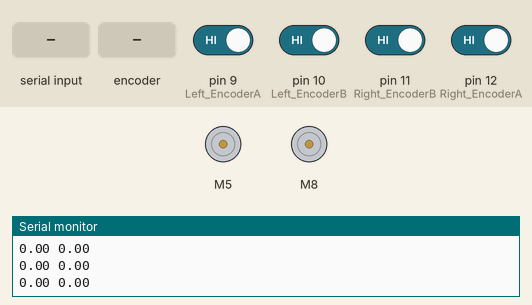
A sketch run on a simulated Arduino Uno, built with avr-gcc and run on an emulated ATmega328P. On the bench: 2 × DC motor (green arrow = forward, orange = backward, longer = faster), the last lines printed to the serial monitor. The inputs (shaded band) are chosen by the test bench; at power-on: pin 9 (Left_EncoderA), pin 10 (Left_EncoderB), pin 11 (Right_EncoderB), pin 12 (Right_EncoderA) HIGH.

Above: at 2.2 s.
2.3 s: "1\n" received over Serial
At 5.1 s:
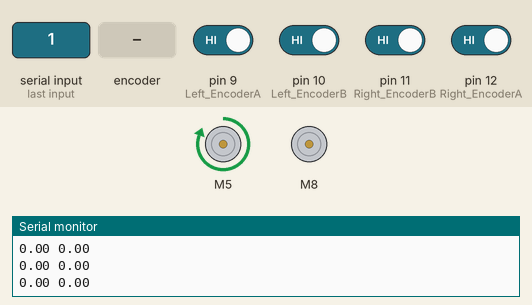
5.3 s: "0\n" received over Serial
8.3 s: rotary encoder on pin 9 (Left_EncoderA) / pin 10 (Left_EncoderB) turned 3 steps (first pin leading)
At 8.5 s:
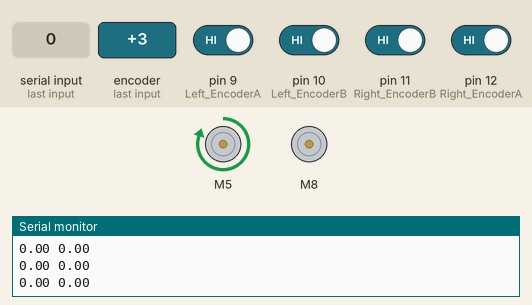
11.3 s: rotary encoder on pin 9 (Left_EncoderA) / pin 10 (Left_EncoderB) turned 3 steps (first pin leading)
At 11.5 s:
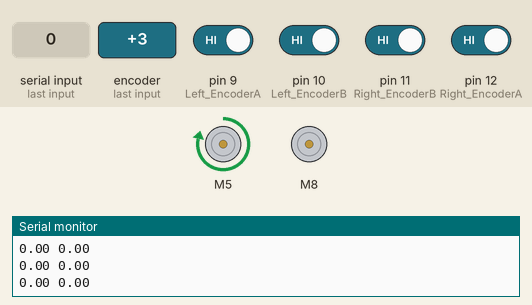
14.3 s: "2\n" received over Serial
At 17.0 s:
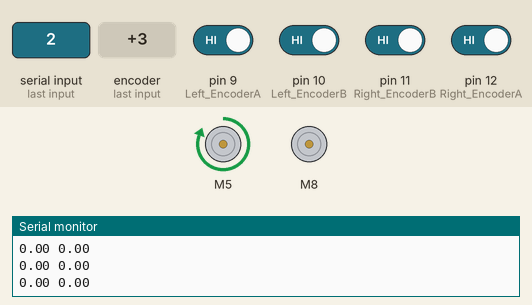
Timing chart, 0 to 18.3 s (numbered marks = the images above; inputs shaded):
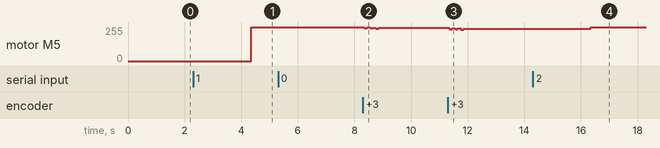

The sketch:

speed_control.ino
```cpp
#include <L298N.h>//驅動器函數庫
#include <PID_v1.h>//pid控制器
byte LeftMotorEN = 3;//左馬達pwm腳
byte LeftMotorIN1 = 5;//左馬達IN1
byte LeftMotorIN2 = 4;//左馬達IN2(轉向控制)

byte RightMotorEN = 6;//右馬達pwm腳
byte RightMotorIN1 = 8;//右馬達IN1
byte RightMotorIN2 = 7;//右馬達IN2(轉向控制)

byte Left_EncoderA =9;//左霍爾編碼器A相
byte Left_EncoderB =10;//左霍爾編碼器B相

byte Right_EncoderA =12;//右爾編碼器A相
byte Right_EncoderB =11;//右霍爾編碼器B相
double out_left_speed = 0;
double out_right_speed=0;
double Left_turn = 0;
double Right_turn =0;
double P=300;
double I=1000;
double D=2;

double left_target_speed;//左目標轉速
double left_measured_speed;//左測量(實際)轉速Right_turn
double left_pwm;//左輸出pwm

double right_target_speed;//右目標轉速
double right_measured_speed;//右測量(實際)轉速
double right_pwm;//右輸出pwm

long Left_EncoderCount=0;//左編碼器記錄(用於算轉速)
long Right_EncoderCount=0;//右編碼器記錄(用於算轉速)
bool PinB[] = {0,0};
bool PinA[] = {0,0};
bool RPinB[] = {0,0};
bool RPinA[] = {0,0};
String input;
L298N LeftMotor(LeftMotorEN, LeftMotorIN1, LeftMotorIN2);//左馬達設定
L298N RightMotor(RightMotorEN, RightMotorIN1, RightMotorIN2);//右馬達設定
PID leftPID(&left_measured_speed, &left_pwm, &left_target_speed, P, I, D, DIRECT);//PID設定
PID rightPID(&right_measured_speed, &right_pwm, &right_target_speed, P, I, D, DIRECT);//PID設定
int out_pwm = 0;

void Left_Encoder(long &EncoderCount) {//左計算觸發次數(正轉為+ 反轉維-)
  PinB[1] = digitalRead(Left_EncoderA);
  PinA[1] = digitalRead(Left_EncoderB);
  if (PinB[0] != PinB[1]){
    if (PinB[1] == LOW) {
      if (PinA[1] == HIGH) {
        EncoderCount++;
      }
      else {
        EncoderCount--;
      }
    }
    PinB[0] = PinB[1];
  }
}
void Right_Encoder(long &EncoderCount) {//左計算觸發次數(正轉為+ 反轉維-)
  RPinB[1] = digitalRead(Right_EncoderA);
  RPinA[1] = digitalRead(Right_EncoderB);
  //Serial.print("EncoderCount:");
  //Serial.println(EncoderCount);
  if (RPinB[0] != RPinB[1]){
    if (RPinB[1] == LOW) {
      if (RPinA[1] == HIGH) {
        EncoderCount++;
      }
      else {
        EncoderCount--;
      }
    }
    RPinB[0] = RPinB[1];
  }
}


void left_speed(){//換算成轉速並賦歸
  out_left_speed = (static_cast<double>(Left_EncoderCount)/(0.05*1000));
  Left_EncoderCount = 0;

  LeftMotor.reset();
  /*
  Serial.print("left_speet:");
  Serial.print(left_measured_speed);
   Serial.print("\tleft_pwm:");
  Serial.print(left_pwm);
  Serial.print("\t set_speed:");
  Serial.print(left_target_speed);
  Serial.print("\n");
  */

  String a = String(out_left_speed) + " " + String(out_right_speed);
  Serial.println(a);
  LeftMotor.setSpeed(left_pwm);
  left_measured_speed = abs(out_left_speed);
  leftPID.Compute();
}

void right_speed(){//換算成轉速並賦歸
  out_right_speed  =  (static_cast<double>(Right_EncoderCount)/(0.05*1000));
  Right_EncoderCount = 0;
   if (right_measured_speed != 0 ){
  //Serial.print("Right_EncoderCount:");
  //Serial.print(Right_EncoderCount);
  //Serial.print("right speed:");
  //Serial.print(right_measured_speed);
  //Serial.print(" ")
  }
  right_measured_speed = abs(out_right_speed);
  RightMotor.reset();
  rightPID.Compute();
  RightMotor.setSpeed(right_pwm);
}

void setup() {
  // put your setup code here, to run once:
  Serial.begin(115200);
  leftPID.SetMode(AUTOMATIC);
  rightPID.SetMode(AUTOMATIC);
  delay(1000);//等待旋轉穩定
  LeftMotor.setSpeed(0);
  RightMotor.setSpeed(0);
  //Serial.print("go");

}
//PID leftPID(&left_measured_speed, &left_pwm, &left_target_speed, P, I, D, DIRECT);//PID設定
void loop() {
  // put your main code here, to run repeatedly:
  if ( Left_turn==1) LeftMotor.run(1);
  else LeftMotor.run(0);
  if ( Right_turn==1) RightMotor.run(1);
  else RightMotor.run(0);


  Left_Encoder(Left_EncoderCount);
  Right_Encoder(Right_EncoderCount);
  LeftMotor.forwardFor(50, left_speed);
  RightMotor.forwardFor(50, right_speed);
  //RightMotor.setSpeed(200);
  if (Serial.available() > 0) {
    input = Serial.readStringUntil(' '); // 讀取第一個數字
    if (input.toDouble()<0) Left_turn=1;
    else Left_turn =0;
    left_target_speed = abs(input.toDouble()); // 將讀取的字符串轉換為整數值

    input = Serial.readStringUntil('\n'); // 讀取第二個數字
    if (input.toDouble()<0) Right_turn=1;
    else Right_turn =0;
    right_target_speed = abs(input.toDouble()); // 將讀取的字符串轉換為整數值
  }

}
```

Measured:
- after the input at 2.3 s, motor M5: stopped → forward 255/255 after 2.1 s
- after the input at 8.3 s, motor M5: ramps from forward 242/255 to forward 253/255 and jumps back, once every 0.20 s
- after the input at 11.3 s, motor M5: ramps from forward 236/255 to forward 247/255 and jumps back, once every 0.20 s
- after the input at 14.3 s, motor M5: forward 243/255 → forward 255/255 after 2.1 s
